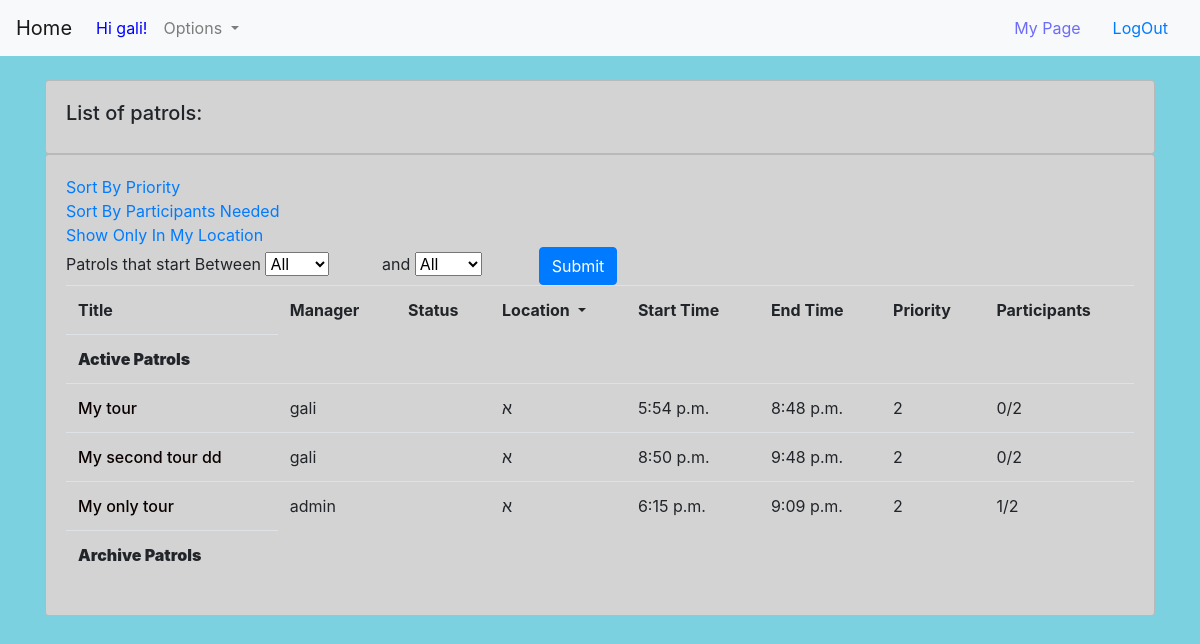
/patrols/ (signed in), run on an earlier commit of the app's database.
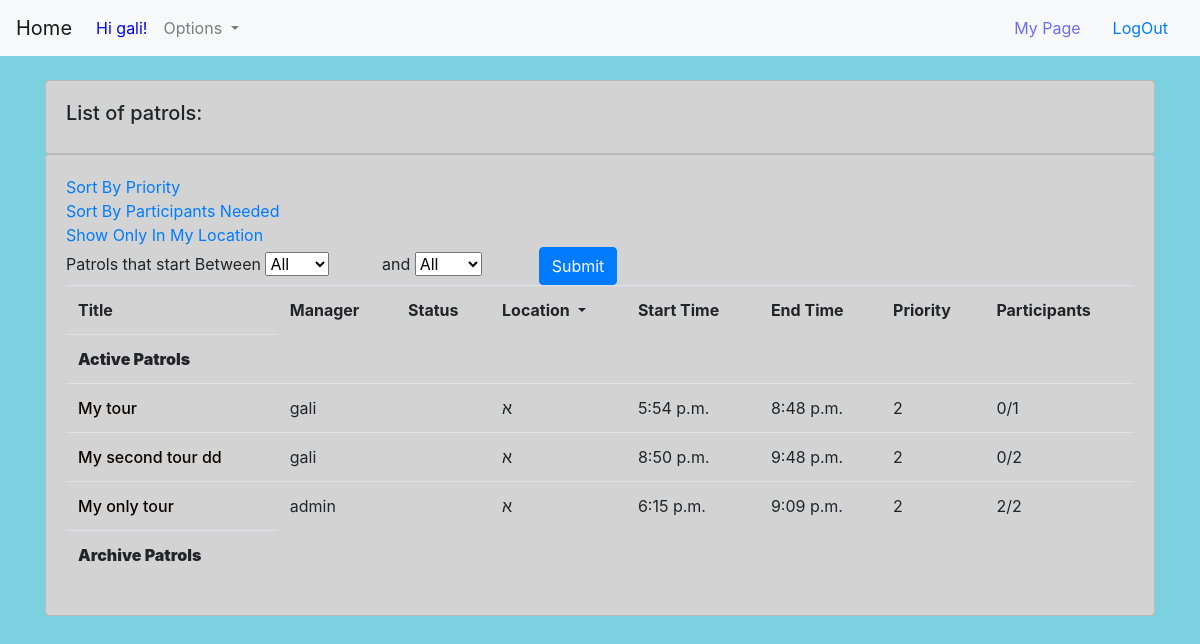
And on a later commit of the database.
### Patrols/models.py (models this page shows, shortened)
class Patrol(models.Model):
    class PatrolStatus(models.TextChoices):
        CREATION = "Creation"
        ACTIVE = "Active"
        ARCHIVE = "Archive"
    manager = models.ForeignKey(User, on_delete=models.CASCADE, related_name='patrols', null=False)
    title = models.CharField('title', max_length=MEDIUM_STRING)
    patrol_status = models.CharField('patrol status', max_length=MIN_STRING, null=True, choices=PatrolStatus.choices,
                                     default=PatrolStatus.CREATION)
    description = models.TextField('summary', max_length=MAX_STRING, null=True, blank=True)
    time_created = models.DateTimeField('time created', default=current_time, null=False)
    time_updated_last = models.DateTimeField('last updated', default=current_time, null=False)
    location = models.CharField(max_length=MEDIUM_STRING, choices=get_locations(), default=default_neighborhoods[0])
    date = models.DateField('date', default=current_time, null=False)
    start_time = models.TimeField('start time', default=current_time, null=False)
    end_time = models.TimeField('end time', default=current_time() + timezone.timedelta(hours=3), null=False)
    priority = models.IntegerField('priority', default=MAX_PRIORITY, blank=True)
    participants_needed = models.IntegerField('participants needed', default=DEFAULT_PATROL_SIZE)
    reactions = models.ManyToManyField(User, related_name='reactions', blank=True)
    approved_reactions = models.ManyToManyField(User, related_name='approved_reactions', blank=True)
    users_participated = models.ManyToManyField(User, related_name='participants', blank=True)
    update_priority = models.BooleanField(default=False)

### Patrols/views.py (the view, shortened to what this page needs)
# urls.py: path('', parent_patrol, name='parent_patrol'),
@login_required(login_url='/Login/')
def parent_patrol(request):
    if request.GET.get('sort') == 'Priority':
        activePatrols = Patrol.objects.filter(patrol_status__in=["Creation", "Active"]).order_by('-priority')
        donePatrols = Patrol.objects.filter(patrol_status="Archive").order_by('-priority')
    elif request.GET.get('sort') == 'Participants_Needed':
        activePatrols = Patrol.objects.filter(patrol_status__in=["Creation", "Active"]).order_by('-participants_needed')
        donePatrols = Patrol.objects.filter(patrol_status="Archive").order_by('-participants_needed')
    elif request.GET.get('sort') == 'Location':
        activePatrols = Patrol.objects.filter(location=request.user.profile.Neighborhood)
        donePatrols = Patrol.objects.filter(patrol_status="Archive").filter(location=request.user.profile.Neighborhood)
    else:
        activePatrols = Patrol.objects.filter(patrol_status__in=["Creation", "Active"])
        donePatrols = Patrol.objects.filter(patrol_status="Archive")
    locations = ("הכל",) + tuple(location[0] for location in get_locations())
    context = {
        'activePatrols': activePatrols,
        'donePatrols': donePatrols,
        'locations': locations,
    }
    return render(request, 'Patrols/ParentPatrolPage.html', context)

### adminPage/models.py (called while the page is built)
def get_locations(neighborhood_table='unified_data', neighborhood_column='neighborhood_1'):
    try:
        neighbourhoods = get_data(neighborhood_table)[neighborhood_column].unique()
    except (ValueError, KeyError, TypeError, AttributeError):
        neighbourhoods = default_neighborhoods
    return [(neighborhood, neighborhood) for neighborhood in neighbourhoods]

def get_data(data='unified_data'):
    current_data = DataFile.objects.filter(file_name=data, is_primary=True)
    if current_data.count() == 0:
        current_data = DataFile.objects.filter(file_name=data)
    try:
        return current_data.first().load_frame()
    except AttributeError:
        return None

    def load_frame(self):
        return pd.read_json(self.data, orient='split')

### HomePage/templates/Patrols/ParentPatrolPage.html (shortened to what this page needs)
{% extends 'base.html' %}
{% block content %}
<!DOCTYPE html>
<html lang="en">
<head>
</head>
<body>
    <br>
    <div class="row">
        <div class="col-md">
            <div class="card card-body" id="general">
                <h5>List of patrols:</h5>
            </div>
            <div class="card card-body" id="general">
                <tr><th><a href="{{ parent_patrol }}?sort=Priority">Sort By Priority </a></th>
                <tr><th><a href="{{ parent_patrol }}?sort=Participants_Needed">Sort By Participants Needed </a></th>
                    <th>
                {% if request.user.profile.is_patrol_manager %}
                        <tr><th><a href="{{ parent_patrol }}?sort=Location">Show Only In My Location</a></th>
                        <th>
                {% endif %}
                <div id="example">
                    <div class="demo-section k-header" style="width: 600px;">
                        <form method="POST">
                            <label for="start">Patrols that start Between </label>
                            <select name="STime">
                                <option value="0">All</option>
                            </select>
                            <label for="end" style="margin-left:3em">and</label>
                            <select name="ETime">
                                <option value="0">All</option>
                            </select>
                            <button type="submit" class="btn btn-primary">Submit</button>
                        </form>
                    </div>
                </div>
                <table class="table">
                    <tr>
                        <th>Title</th>
                        <th>Manager</th>
                        <th>Status</th>
                        <th>
                            <div class="dropdown">
                                <div class="dropdown-toggle" type="button" id="dropdownAreaButton" data-toggle="dropdown" aria-haspopup="true" aria-expanded="false">
                                    Location
                                </div>
                            </div>
                        </th>
                        <th>Start Time</th>
                        <th>End Time</th>
                        <th>Priority</th>
                        <th>Participants</th>
                    </tr>
                    <tr>
                        <th><b>Active Patrols</b></th>
                    </tr>
                    {% for patrol in activePatrols %}
                        <tr>
                            <td>
                                <a href="{% url 'patrol_page' patrol.pk %}" style="color:#0A0000; font-weight:500">
                                    {{ patrol.title }}
                                </a>
                            </td>
                            <td>{{patrol.manager}}</td>
                            <td>{{patrol.status}}</td>
                            <td>{{patrol.location}}</td>
                            <td>{{patrol.start_time}}</td>
                            <td>{{patrol.end_time}}</td>
                            <td>{{patrol.priority}}</td>
                            <td>{{ patrol.approved_reactions.count }}/{{ patrol.participants_needed }}</td>
                        </tr>
                    {% endfor %}
                    <tr>
                        <th><b>Archive Patrols</b></th>
                    </tr>
                </table>
            </div>
        </div>
    </div>
</body>
</html>
{% endblock %}

What changed in the data, as far as the page shows it:
changed Patrol "My tour": participants_needed "2" → "1"
computed for Patrol "My only tour": approved_reactions.count "1" → "2"
